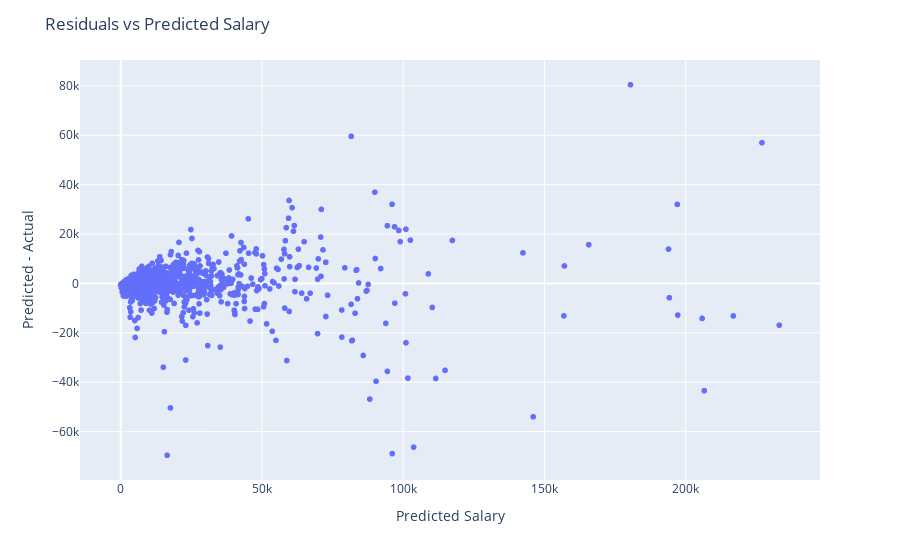
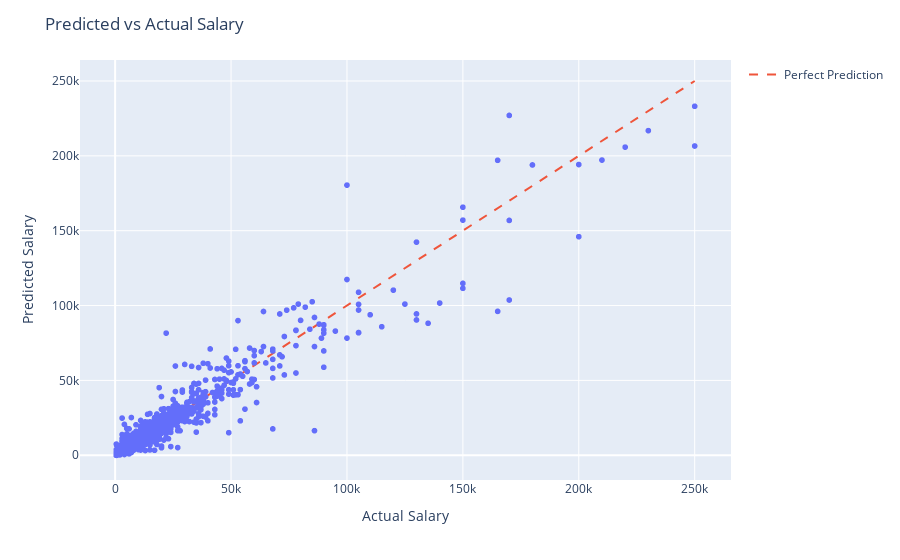
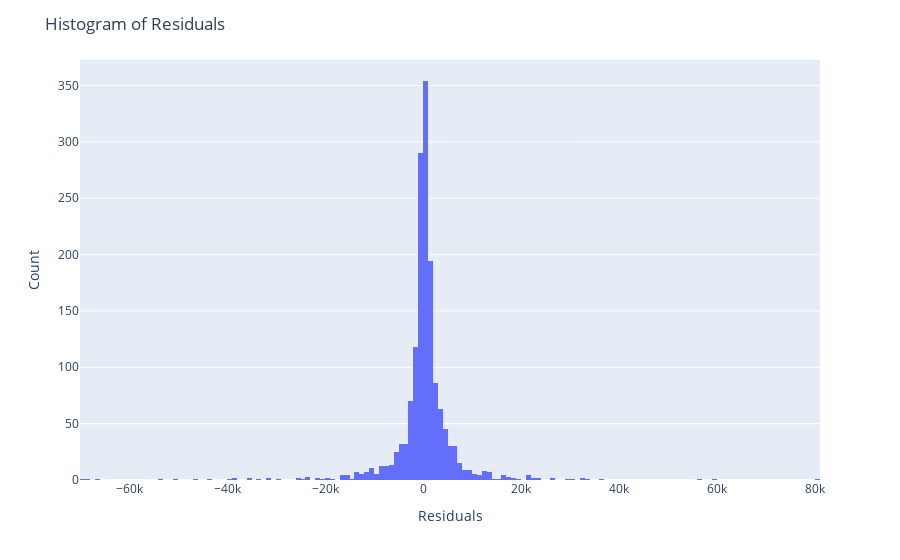

Here is the notebook cell these charts were saved with, in order:
### Code cell
plot(prediction_df[prediction_df.Model == 'LightGBM'])

### Figure 1 — Plotly figure (JSON) as saved in the notebook; plotly's stock layout.template omitted (floating-point values rounded to 4 significant figures; data arrays with more than 128 entries replaced by an {"elided": "..."} marker saying what was removed)
{"data": [{"customdata": {"elided": "1566x1 str values"}, "hovertemplate": "Predicted Salary=%{x}<br>Residuals=%{y}<br>Player=%{customdata[0]}<extra></extra>", "legendgroup": "", "marker": {"color": "#636efa", "symbol": "circle"}, "mode": "markers", "name": "", "showlegend": false, "type": "scattergl", "x": {"elided": "1566 float values"}, "xaxis": "x", "y": {"elided": "1566 float values"}, "yaxis": "y"}], "layout": {"legend": {"tracegroupgap": 0}, "margin": {"t": 60}, "title": {"text": "Residuals vs Predicted Salary"}, "xaxis": {"anchor": "y", "domain": [0, 1], "title": {"text": "Predicted Salary"}}, "yaxis": {"anchor": "x", "domain": [0, 1], "title": {"text": "Predicted - Actual"}}}}

### Figure 2 — Plotly figure (JSON) as saved in the notebook; plotly's stock layout.template omitted (floating-point values rounded to 4 significant figures; data arrays with more than 128 entries replaced by an {"elided": "..."} marker saying what was removed)
{"data": [{"customdata": {"elided": "1566x1 str values"}, "hovertemplate": "Actual Salary=%{x}<br>Predicted Salary=%{y}<br>Player=%{customdata[0]}<extra></extra>", "legendgroup": "", "marker": {"color": "#636efa", "symbol": "circle"}, "mode": "markers", "name": "", "showlegend": false, "type": "scattergl", "x": {"elided": "1566 int values"}, "xaxis": "x", "y": {"elided": "1566 float values"}, "yaxis": "y"}, {"line": {"dash": "dash"}, "mode": "lines", "name": "Perfect Prediction", "type": "scatter", "x": [500, 250000], "y": [500, 250000]}], "layout": {"legend": {"tracegroupgap": 0}, "margin": {"t": 60}, "title": {"text": "Predicted vs Actual Salary"}, "xaxis": {"anchor": "y", "domain": [0, 1], "title": {"text": "Actual Salary"}}, "yaxis": {"anchor": "x", "domain": [0, 1], "title": {"text": "Predicted Salary"}}}}

### Figure 3 — Plotly figure (JSON) as saved in the notebook; plotly's stock layout.template omitted (floating-point values rounded to 4 significant figures; data arrays with more than 128 entries replaced by an {"elided": "..."} marker saying what was removed)
{"data": [{"alignmentgroup": "True", "bingroup": "x", "hovertemplate": "Residuals=%{x}<br>count=%{y}<extra></extra>", "legendgroup": "", "marker": {"color": "#636efa", "pattern": {"shape": ""}}, "name": "", "offsetgroup": "", "orientation": "v", "showlegend": false, "type": "histogram", "x": {"elided": "1566 float values"}, "xaxis": "x", "yaxis": "y"}], "layout": {"barmode": "relative", "legend": {"tracegroupgap": 0}, "margin": {"t": 60}, "title": {"text": "Histogram of Residuals"}, "xaxis": {"anchor": "y", "domain": [0, 1], "title": {"text": "Residuals"}}, "yaxis": {"anchor": "x", "domain": [0, 1], "title": {"text": "Count"}}}}
